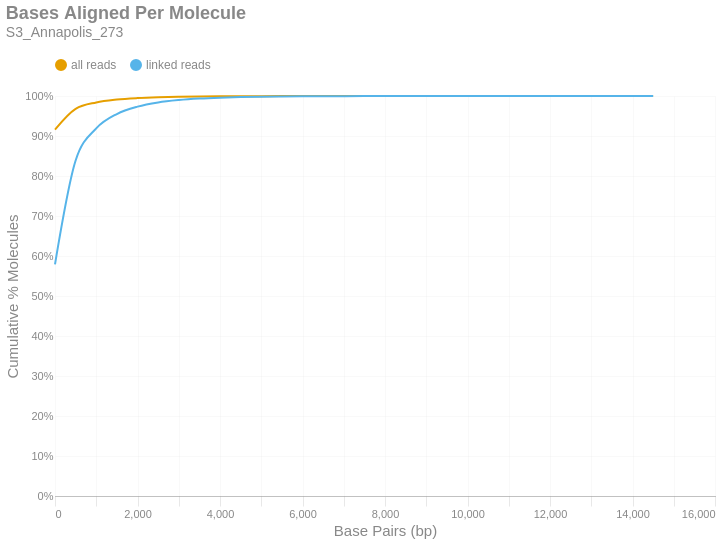

Notebook source saved alongside this figure:
### Markdown cell above
### Bases Aligned Per Molecule
This is a cumulative frequency distribution showing the number of base pairs aligned per unique molecule. These data are shown in 500 bp bins. There are two distributions: one with `all reads` (yellow) and another with only `linked reads` (blue). The percent of molecules in the `linked reads` distribution is relative to the total number of linked molecules.

### Code cell
if SKIPLR:
    print_html(f"Skipped")
else:
    binned_df = consolidated_hist(valids['aligned_bp'], mask, 500, True)
    with SafeRender(binned_df):
        (
            density_plot(binned_df, 'Bases Aligned Per Molecule', samplename, 'basesper')
            .encode(
                x=alt.X('bin:Q', title="Base Pairs (bp)").axis(tickMinStep=500).scale(padding=0),
                y=alt.Y('value:Q', title='Cumulative % Molecules')
                    .axis(format='%')
                    .scale(domain = [0,1])
                    .stack(False),
                color=alt.Color("key:N").scale(domain = ["all reads", "linked reads"]),
                tooltip = [
                    alt.Tooltip("key:N", title = "Data Type"),
                    alt.Tooltip("range_label:N", title="Bases Aligned Per Molecule"),
                    alt.Tooltip("value:Q", format = ".2%", title="% Molecules (Cum.)")
                ]
            )
        ).display()

### Figure 1 — Vega-Lite specification as saved in the notebook (floating-point values rounded to 4 significant figures)
{"width": "container", "height": 400, "config": {"title": {"anchor": "start", "dy": -15, "fontSize": 18, "color": "#888888", "subtitleColor": "#888888", "subtitleFontSize": 14}, "arc": {"fill": "#0072B2"}, "axis": {"domainColor": "#888888", "domainWidth": 0.5, "gridWidth": 0.2, "grid": false, "titleFontWeight": 400, "titleFontSize": 15, "labelFontSize": 11, "labelColor": "#888888", "tickColor": "#888888", "tickWidth": 0.2, "titleColor": "#888888"}, "axisBand": {"grid": false}, "axisX": {"grid": true, "tickSize": 10, "domainCap": "round"}, "axisY": {"domain": false, "grid": true, "tickSize": 0, "domainCap": "round"}, "background": "transparent", "header": {"labelFontSize": 15, "labelColor": "#888888", "titleFontSize": 15, "titleFontWeight": 600, "titleColor": "#888888"}, "legend": {"labelFont": "sans-serif", "labelFontSize": 12, "labelColor": "#888888", "symbolSize": 100, "symbolType": "circle", "titleFontSize": 12, "titlePadding": 10, "titleColor": "#888888", "title": null, "orient": "top"}, "range": {"category": ["#E69F00", "#56B4E9", "#009E73", "#F0E442", "#0072B2", "#D55E00", "#CC79A7", "#000000"], "diverging": ["#cfe8f3", "#a2d4ec", "#73bfe2", "#46abdb", "#1696d2", "#12719e"]}, "area": {"fill": "#0072B2", "fillOpacity": 0.7, "line": true, "strokeOpacity": 0.7}, "line": {"color": "#0072B2", "stroke": "#0072B2", "strokeWidth": 2}, "trail": {"color": "#0072B2", "stroke": "#0072B2", "strokeWidth": 0, "size": 1}, "point": {"filled": true, "fillOpacity": 1.0, "size": 95}, "text": {"color": "#888888", "fontSize": 11, "align": "right", "fontWeight": 400, "size": 11}, "bar": {"fill": "#0072B2", "stroke": null}, "view": {"stroke": null, "continuousWidth": 660, "continuousHeight": 400}}, "data": {"name": "data-4dc34acaa0d2a0a5940a9ad01bcceba6"}, "mark": {"type": "line", "interpolate": "monotone", "point": {"opacity": 0, "size": 275}}, "encoding": {"color": {"field": "key", "scale": {"domain": ["all reads", "linked reads"]}, "type": "nominal"}, "tooltip": [{"field": "key", "title": "Data Type", "type": "nominal"}, {"field": "range_label", "title": "Bases Aligned Per Molecule", "type": "nominal"}, {"field": "value", "format": ".2%", "title": "% Molecules (Cum.)", "type": "quantitative"}], "x": {"axis": {"tickMinStep": 500}, "field": "bin", "scale": {"padding": 0}, "title": "Base Pairs (bp)", "type": "quantitative"}, "y": {"axis": {"format": "%"}, "field": "value", "scale": {"domain": [0, 1]}, "stack": false, "title": "Cumulative % Molecules", "type": "quantitative"}}, "params": [{"name": "param_c36ac31b6afebe62", "select": {"type": "point", "fields": ["key"]}, "bind": "legend"}], "title": {"text": "Bases Aligned Per Molecule", "subtitle": "S3_Annapolis_273"}, "transform": [{"fold": ["all reads (cumsum)", "linked reads (cumsum)"]}, {"calculate": "replace(datum.key, ' (cumsum)', '')", "as": "key"}, {"filter": {"param": "param_c36ac31b6afebe62"}}], "usermeta": {"embedOptions": {"downloadFileName": "S3_Annapolis_273.basesper"}}, "$schema": "https://vega.github.io/schema/vega-lite/v6.1.0.json", "datasets": {"data-4dc34acaa0d2a0a5940a9ad01bcceba6": [{"bin": "0.0", "interval": "0.0-500.0", "all reads": 0.916, "linked reads": 0.5793, "all reads (cumsum)": 0.916, "linked reads (cumsum)": 0.5793, "range_label": "0-499"}, {"bin": "500.0", "interval": "500.0-1000.0", "all reads": 0.05191, "linked reads": 0.2594, "all reads (cumsum)": 0.9679, "linked reads (cumsum)": 0.8387, "range_label": "500-999"}, {"bin": "1000.0", "interval": "1000.0-1500.0", "all reads": 0.01597, "linked reads": 0.08024, "all reads (cumsum)": 0.9839, "linked reads (cumsum)": 0.9189, "range_label": "1000-1499"}, {"bin": "1500.0", "interval": "1500.0-2000.0", "all reads": 0.007162, "linked reads": 0.03602, "all reads (cumsum)": 0.991, "linked reads (cumsum)": 0.955, "range_label": "1500-1999"}, {"bin": "2000.0", "interval": "2000.0-2500.0", "all reads": 0.003657, "linked reads": 0.01839, "all reads (cumsum)": 0.9947, "linked reads (cumsum)": 0.9733, "range_label": "2000-2499"}, {"bin": "2500.0", "interval": "2500.0-3000.0", "all reads": 0.002085, "linked reads": 0.01049, "all reads (cumsum)": 0.9968, "linked reads (cumsum)": 0.9838, "range_label": "2500-2999"}, {"bin": "3000.0", "interval": "3000.0-3500.0", "all reads": 0.001187, "linked reads": 0.00597, "all reads (cumsum)": 0.998, "linked reads (cumsum)": 0.9898, "range_label": "3000-3499"}, {"bin": "3500.0", "interval": "3500.0-4000.0", "all reads": 0.0007528, "linked reads": 0.003786, "all reads (cumsum)": 0.9987, "linked reads (cumsum)": 0.9936, "range_label": "3500-3999"}, {"bin": "4000.0", "interval": "4000.0-4500.0", "all reads": 0.0004605, "linked reads": 0.002316, "all reads (cumsum)": 0.9992, "linked reads (cumsum)": 0.9959, "range_label": "4000-4499"}, {"bin": "4500.0", "interval": "4500.0-5000.0", "all reads": 0.0002866, "linked reads": 0.001442, "all reads (cumsum)": 0.9995, "linked reads (cumsum)": 0.9973, "range_label": "4500-4999"}, {"bin": "5000.0", "interval": "5000.0-5500.0", "all reads": 0.0001893, "linked reads": 0.0009519, "all reads (cumsum)": 0.9997, "linked reads (cumsum)": 0.9983, "range_label": "5000-5499"}, {"bin": "5500.0", "interval": "5500.0-6000.0", "all reads": 0.0001057, "linked reads": 0.0005314, "all reads (cumsum)": 0.9998, "linked reads (cumsum)": 0.9988, "range_label": "5500-5999"}, {"bin": "6000.0", "interval": "6000.0-6500.0", "all reads": 7.55e-05, "linked reads": 0.0003797, "all reads (cumsum)": 0.9998, "linked reads (cumsum)": 0.9992, "range_label": "6000-6499"}, {"bin": "6500.0", "interval": "6500.0-7000.0", "all reads": 5.013e-05, "linked reads": 0.0002521, "all reads (cumsum)": 0.9999, "linked reads (cumsum)": 0.9995, "range_label": "6500-6999"}, {"bin": "7000.0", "interval": "7000.0-7500.0", "all reads": 2.746e-05, "linked reads": 0.0001381, "all reads (cumsum)": 0.9999, "linked reads (cumsum)": 0.9996, "range_label": "7000-7499"}, {"bin": "7500.0", "interval": "7500.0-8000.0", "all reads": 2.371e-05, "linked reads": 0.0001193, "all reads (cumsum)": 0.9999, "linked reads (cumsum)": 0.9997, "range_label": "7500-7999"}, {"bin": "8000.0", "interval": "8000.0-8500.0", "all reads": 1.518e-05, "linked reads": 7.636e-05, "all reads (cumsum)": 1.0, "linked reads (cumsum)": 0.9998, "range_label": "8000-8499"}, {"bin": "8500.0", "interval": "8500.0-9000.0", "all reads": 1.581e-05, "linked reads": 7.95e-05, "all reads (cumsum)": 1.0, "linked reads (cumsum)": 0.9999, "range_label": "8500-8999"}, {"bin": "9000.0", "interval": "9000.0-9500.0", "all reads": 4.992e-06, "linked reads": 2.511e-05, "all reads (cumsum)": 1.0, "linked reads (cumsum)": 0.9999, "range_label": "9000-9499"}, {"bin": "9500.0", "interval": "9500.0-10000.0", "all reads": 5.824e-06, "linked reads": 2.929e-05, "all reads (cumsum)": 1.0, "linked reads (cumsum)": 0.9999, "range_label": "9500-9999"}, {"bin": "10000.0", "interval": "10000.0-10500.0", "all reads": 6.032e-06, "linked reads": 3.034e-05, "all reads (cumsum)": 1.0, "linked reads (cumsum)": 1.0, "range_label": "10000-10499"}, {"bin": "10500.0", "interval": "10500.0-11000.0", "all reads": 2.288e-06, "linked reads": 1.151e-05, "all reads (cumsum)": 1.0, "linked reads (cumsum)": 1.0, "range_label": "10500-10999"}, {"bin": "11000.0", "interval": "11000.0-11500.0", "all reads": 2.08e-06, "linked reads": 1.046e-05, "all reads (cumsum)": 1.0, "linked reads (cumsum)": 1.0, "range_label": "11000-11499"}, {"bin": "11500.0", "interval": "11500.0-12000.0", "all reads": 1.456e-06, "linked reads": 7.323e-06, "all reads (cumsum)": 1.0, "linked reads (cumsum)": 1.0, "range_label": "11500-11999"}, {"bin": "12000.0", "interval": "12000.0-12500.0", "all reads": 4.16e-07, "linked reads": 2.092e-06, "all reads (cumsum)": 1.0, "linked reads (cumsum)": 1.0, "range_label": "12000-12499"}, {"bin": "12500.0", "interval": "12500.0-13000.0", "all reads": 2.08e-07, "linked reads": 1.046e-06, "all reads (cumsum)": 1.0, "linked reads (cumsum)": 1.0, "range_label": "12500-12999"}, {"bin": "13000.0", "interval": "13000.0-13500.0", "all reads": 1.04e-06, "linked reads": 5.23e-06, "all reads (cumsum)": 1.0, "linked reads (cumsum)": 1.0, "range_label": "13000-13499"}, {"bin": "13500.0", "interval": "13500.0-14000.0", "all reads": 6.24e-07, "linked reads": 3.138e-06, "all reads (cumsum)": 1.0, "linked reads (cumsum)": 1.0, "range_label": "13500-13999"}, {"bin": "14000.0", "interval": "14000.0-14500.0", "all reads": 0.0, "linked reads": 0.0, "all reads (cumsum)": 1.0, "linked reads (cumsum)": 1.0, "range_label": "14000-14499"}, {"bin": "14500.0", "interval": "14500.0-15000.0", "all reads": 2.08e-07, "linked reads": 1.046e-06, "all reads (cumsum)": 1.0, "linked reads (cumsum)": 1.0, "range_label": "14500-14999"}]}}
